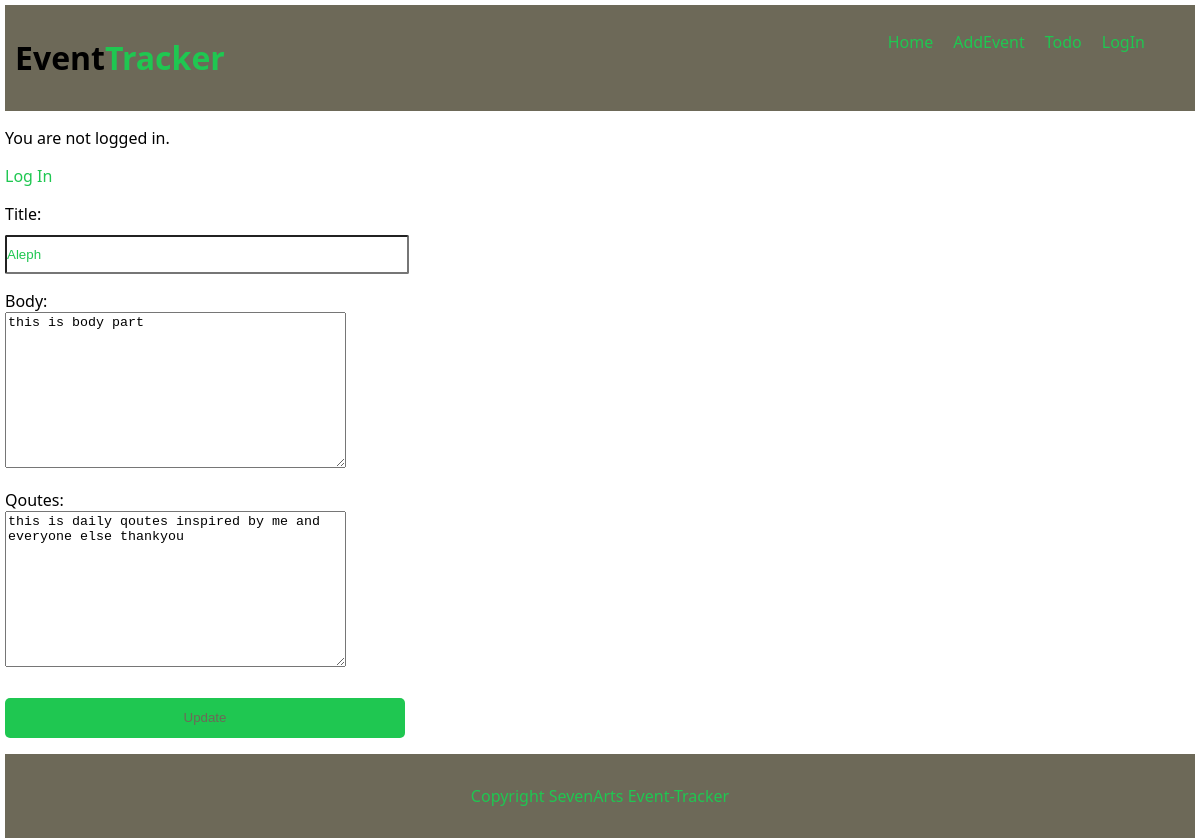
The app's page /post/1/edit/ with its own data.
### event/models.py (models this page shows, shortened)
class Post(models.Model):
    title = models.CharField(max_length=255)
    body = models.TextField()
    qoutes = models.TextField()
    created_at = models.DateTimeField(auto_now_add = True)

### event/views.py (the view)
# urls.py: path('post/<int:pk>/edit/', EventUpdateView.as_view(), name='event_edit'),
class EventUpdateView(UpdateView):
    model = Post
    template_name = 'event/event_edit.html'
    fields = ['title', 'body', 'qoutes']

### event/templates/event/event_edit.html
{% extends 'event/base.html' %}
{% block content %}
<form action="" method="post">{% csrf_token %}
    {{form.as_p}}
    <input class="input-button" type="submit" value="Update">
</form>
{% endblock content %}

### event/static/css/core.css (style rules this page uses)
body { font-family: 'Segoe UI', Tahoma, Geneva, Verdana, sans-serif; color: rgb(0, 0, 0); padding: 5px; margin: 0; }
.input-button { border-radius: 5px; background: #1fc751; border: none; width: 400px; height: 40px; color: #6d6958; }
label { display: block; }
input { margin-top: 10px; height: 25px; width:400px; padding: 5px 0; color: #1fc751; border-radius: 2px; }

### records on screen
Post: title "Aleph", body "this is body part", qoutes "this is daily qoutes inspired by me and everyone else thankyou"
